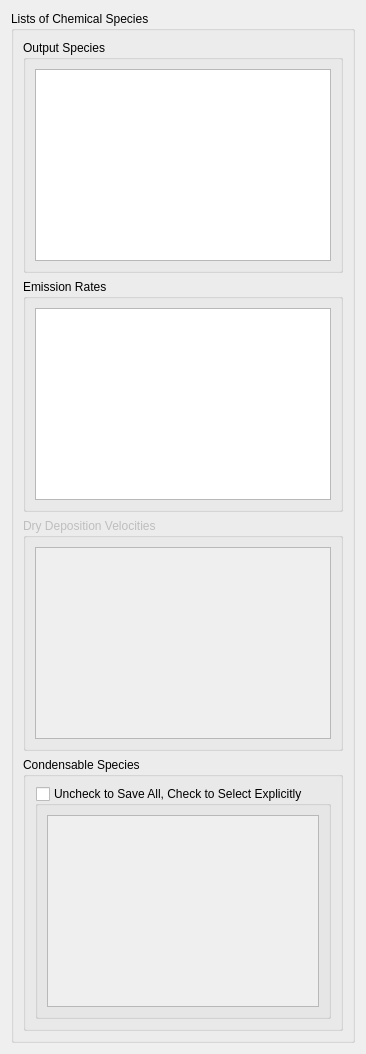
      <widget class="QWidget" name="output_tab">
       <attribute name="title">
        <string>Output options</string>
       </attribute>
       <layout class="QVBoxLayout" name="verticalLayout_13">
        <property name="spacing">
         <number>6</number>
        </property>
        <item>
         <widget class="QGroupBox" name="groupBox_4">
          <property name="title">
           <string>Lists of Chemical Species</string>
          </property>
          <layout class="QGridLayout" name="gridLayout_3">
           <item row="3" column="0">
            <widget class="QGroupBox" name="groupBox_6">
             <property name="title">
              <string>Condensable Species</string>
             </property>
             <layout class="QVBoxLayout" name="verticalLayout_6">
              <item>
               <widget class="QGroupBox" name="flag_vapor">
                <property name="title">
                 <string>Uncheck to Save All, Check to Select Explicitly</string>
                </property>
                <property name="checkable">
                 <bool>true</bool>
                </property>
                <property name="checked">
                 <bool>false</bool>
                </property>
                <layout class="QVBoxLayout" name="verticalLayout_7">
                 <item>
                  <widget class="QPlainTextEdit" name="output_list_vap"/>
                 </item>
                </layout>
               </widget>
              </item>
             </layout>
            </widget>
           </item>
           <item row="2" column="0">
            <widget class="QGroupBox" name="group_output_list_Vd">
             <property name="enabled">
              <bool>false</bool>
             </property>
             <property name="title">
              <string>Dry Deposition Velocities</string>
             </property>
             <layout class="QVBoxLayout" name="verticalLayout_5">
              <item>
               <widget class="QPlainTextEdit" name="output_list_Vd"/>
              </item>
             </layout>
            </widget>
           </item>
           <item row="1" column="0">
            <widget class="QGroupBox" name="group_output_list_emi">
             <property name="title">
              <string>Emission Rates</string>
             </property>
             <layout class="QVBoxLayout" name="verticalLayout_4">
              <item>
               <widget class="QPlainTextEdit" name="output_list_emi"/>
              </item>
             </layout>
            </widget>
           </item>
           <item row="0" column="0">
            <widget class="QGroupBox" name="groupBox_12">
             <property name="title">
              <string>Output Species</string>
             </property>
             <layout class="QVBoxLayout" name="verticalLayout_3">
              <item>
               <widget class="QPlainTextEdit" name="output_list_spc"/>
              </item>
             </layout>
            </widget>
           </item>
          </layout>
         </widget>
        </item>
       </layout>
      </widget>
